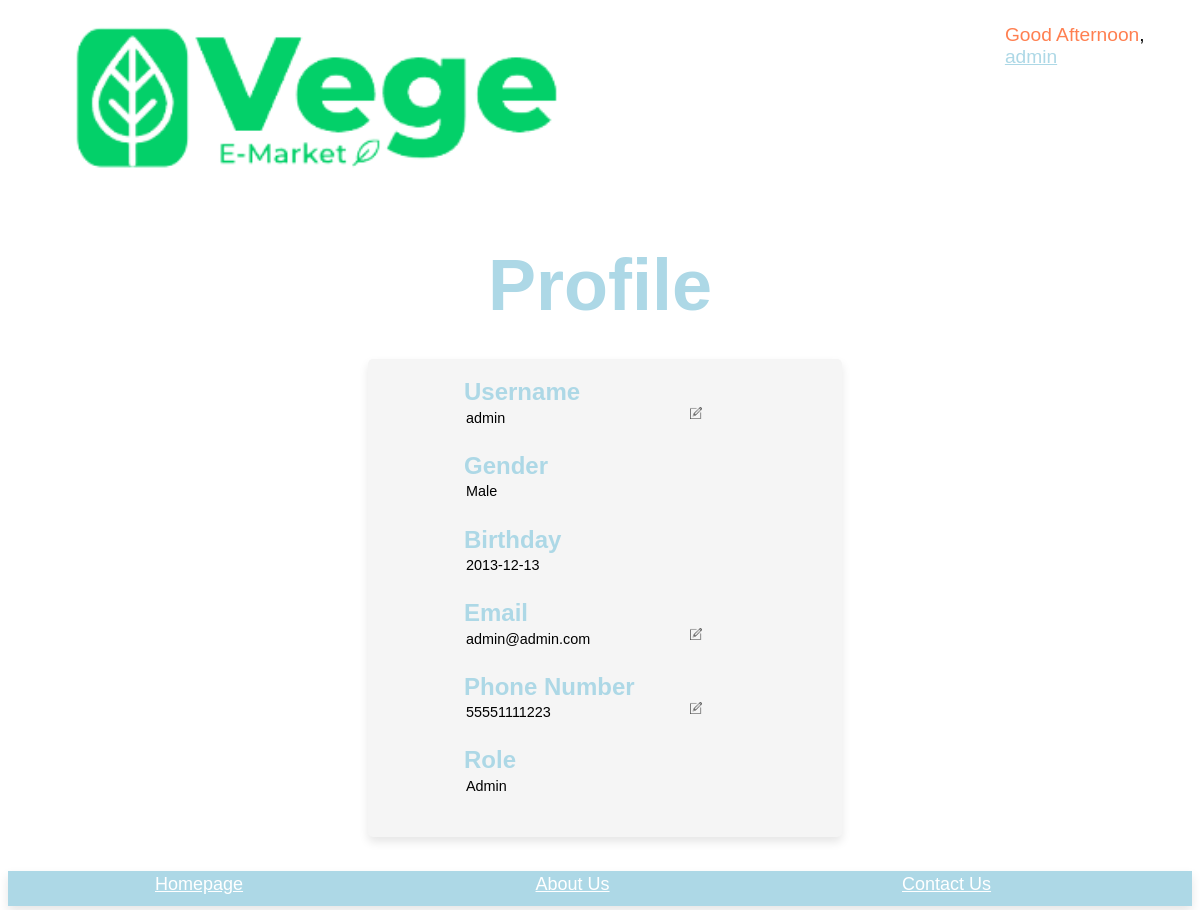
/public/profile.php (signed in), run on an earlier commit of the app's database.
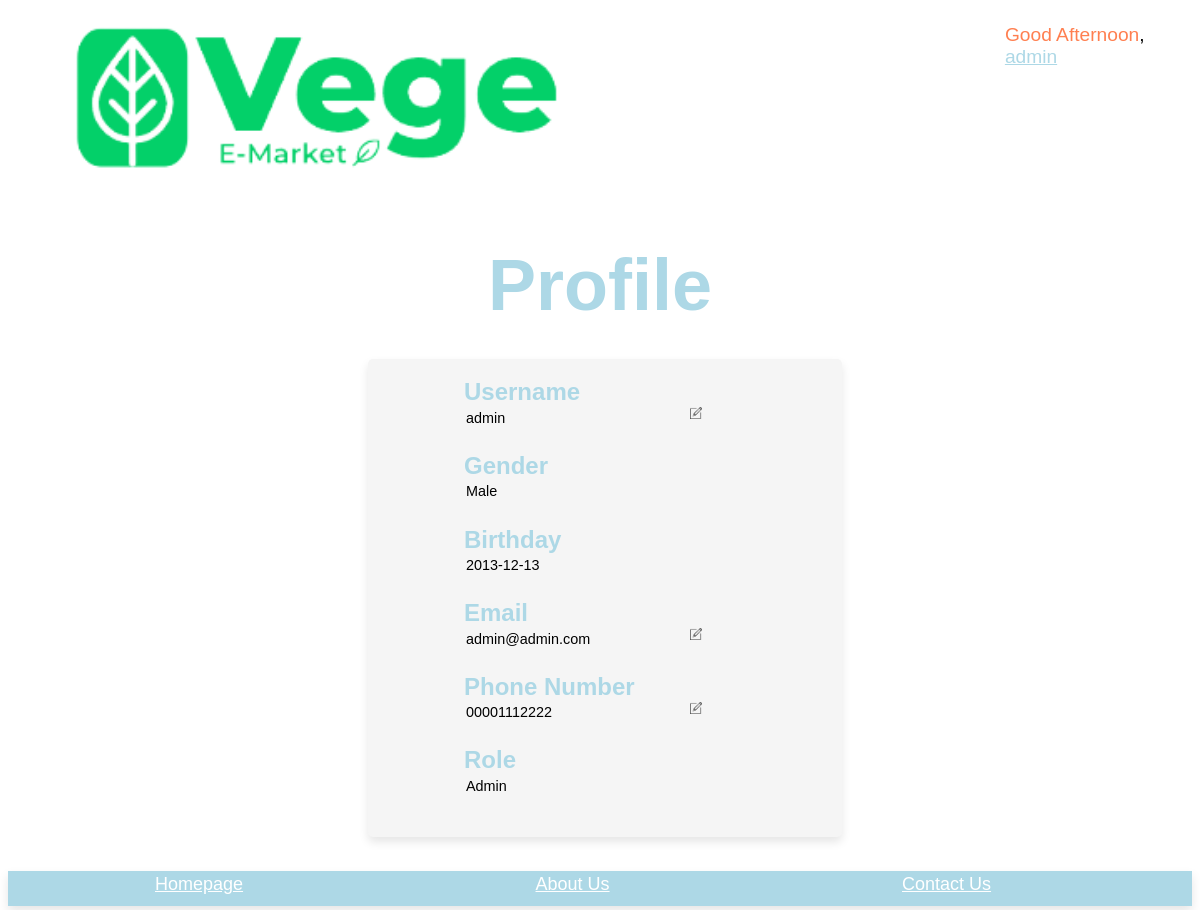
And on a later commit of the database.
### tables this page shows
CREATE TABLE IF NOT EXISTS `user` (
  `userID` varchar(100) NOT NULL,
  `username` varchar(100) NOT NULL,
  `gender` varchar(10) NOT NULL,
  `email` varchar(100) NOT NULL,
  `phone` varchar(100) NOT NULL,
  `birthday` date NOT NULL,
  `password` varchar(100) NOT NULL,
  `AccStatus` varchar(100) NOT NULL,
  `role` varchar(10) NOT NULL,
  `Profile_Pic` varchar(255) NOT NULL,
  PRIMARY KEY (`userID`)
);

### modules/config.php (called while the page is built, shortened)
<?php
    if (isset($_SESSION['role'])){
        $role=$_SESSION['role'];
        $userID=$_SESSION['userID'];
    }else{
        $role='';
    }
?>

### public/profile.php (the view, shortened to what this page needs)
<?php
    require '../modules/config.php';
    if($role == 'student'){
        include '../includes/student_header.php';
    } elseif($role == 'premium'){
        include '../includes/student_header.php';
    } else {
        include '../includes/header.php';
     }
    $read_sql = "SELECT * FROM user WHERE userID='$userID'";
    $user_info=mysqli_fetch_array(mysqli_query($conn, $read_sql));
?>
<!DOCTYPE html>
<html lang="en">
<head>
    <link rel="stylesheet" href="../styles/title.css">
</head>
<body>
    <br>
    <h1 id="title">Profile</h1>
    <div class="container">
        <br>
        <form class="profile" method="post">
            <label for="username"><h2>Username</h2></label>
            <div class="input-container">
                <input type="text" name="username" id="username" value="<?php echo $user_info['username']; ?>" readonly required>
                <button title="Click me to edit" class="edit" id="editbutton" onclick="edit('username')"><img src="../images/edit.png" alt="Edit" width="100%"></button>
            </div>
            <label for="gender"><h2>Gender</h2></label>
            <div class="input-container">
                <input type="text" name="gender" id="gender" value="<?php echo ucfirst($user_info['gender']); ?>" readonly>
            </div>
            <label for="birthday"><h2>Birthday</h2></label>
            <div class="input-container">
                <input type="text" id="birthday" name="dob" value="<?php echo $user_info['birthday']; ?>" readonly>
            </div>
            <label for="email"><h2>Email</h2></label>
            <div class="input-container">
                <input type="email" id="email" name="email" pattern="[a-z0-9._%+\-]+@[a-z0-9.\-]+\.[a-z]{2,}$" value="<?php echo $user_info['email']; ?>" readonly required>
                <button title="Click me to edit" class="edit" id="editbutton" onclick="edit('email')"><img src="../images/edit.png" alt="Edit" width="100%"></button>
            </div>
            <label for="phone"><h2>Phone Number</h2></label>
            <div class="input-container">
                <input type="tel" id="phone" name="phone" pattern="[0-9]{11,12}" value="<?php echo $user_info['phone']; ?>" readonly required>
                <button title="Click me to edit" class="edit" id="editbutton" onclick="edit('phone')"><img src="../images/edit.png" alt="Edit" width="100%"></button>
            </div>
            <label for="role"><h2>Role</h2></label>
            <div class="input-container">
                <input type="text" id="role" name="role" value="<?php echo ucfirst($user_info['role']); ?>" readonly>
            </div>
            <br>
        </form>
    </div><br>
</body>
</html>
<?php include '../includes/footer.php'; ?>

What changed in the data, as far as the page shows it:
changed user "admin": phone "55551111223" → "00001112222"
